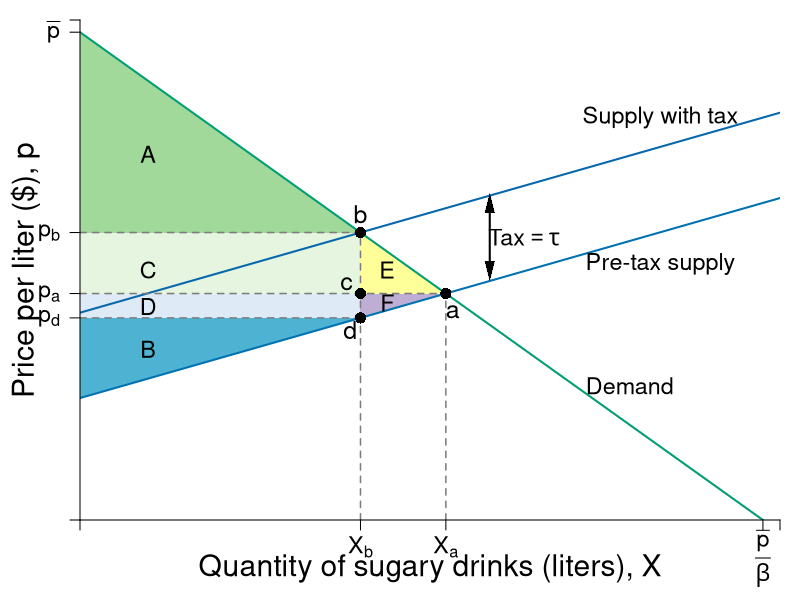

The R script that drew this image:
require(shape)
library(tidyverse)
pdf(file = "firmmarketsupply/sugar_tax_efficiency_elastic.pdf", width = 9, height = 7)

#Set parameters for graphics
axislabelsize <- 1.8
labelsize <- 1.4
namesize <- 1.8
annotatesize <- 1.5
graphlinewidth <- 2
segmentlinewidth <- 1.5

COL <- c("#7fc97f", "#beaed4", "#fdc086", "#ffff99", "#386cb0", "#f0027f", "#bf5b17", "#666666")
COLA <- c("#e0f3db", "#a1d99b", "#99d8c9","#66c2a4","#41ae76", "#238b45", "#005824")
COLB <- c("#deebf7", "#c6dbef", "#4eb3d3", "#2b8cbe", "#0868ac","#084081")
COLC <- c("#fcfbfd", "#efedf5", "#dadaeb", "#bcbddc", "#9e9ac8", "#807dba", "#6a51a3", "#54278f", "#3f007d")
Grays <- gray.colors(25, start = 1, end = 0)
CBCols <- c("#009E73","#0072B2","#E69F00")


par(mar =  c(4, 4, 1, 1))

mrsA <- function(x, rmax = 20, xmax = 10) {
  rmax - (rmax/xmax)*x
}

uA <- function(x, y, rmax = 20, xmax = 10) {
  y + rmax*x - (1/2)(rmax/xmax)*x^2
}

Qs <- function(x, slope = 0.8, tax = 0){
  slope*x + 5 + tax
}

Qs_tax<- function(x, slope = 0.8, tax = 3.5){
  slope*x + 5 + tax
}

xlims <- c(0, 10.25)
ylims <- c(0, 20.5)

npts <- 501 
x <- seq(xlims[1], xlims[2], length.out = npts)
y <- seq(ylims[1], ylims[2], length.out = npts) 
a <- c(46.08, 55, 64)
b <- c(46.08, 55, 64)

#Equilibrium intersections
eq1 <- uniroot(function(x)  mrsA(x) - Qs(x)  , c(.01,10), tol=1e-8)   
eq2 <- uniroot(function(x)  mrsA(x) - Qs_tax(x)  , c(.01,10), tol=1e-8) 
xpre <- as.numeric(eq1[1])
xpost <- as.numeric(eq2[1])

plot(0, 0, xlim = xlims, ylim = ylims, type = "n",
     xlab = expression(paste("")),
     ylab = expression(paste("")), 
     xaxt = "n", 
     yaxt = "n", 
     cex.lab = axislabelsize, 
     bty = "n",
     xaxs = "i", 
     yaxs = "i")


ticksy <- c(0, Qs(xpost),  Qs(xpre), Qs_tax(xpost), 20, ylims[2])
ylabels <- c(NA, expression(paste(p[d])), expression(paste(p[a])), expression(paste(p[b])), expression(paste(bar(p) )), NA)
ticksx <- c(0, xpost, xpre, 10, xlims[2])
xlabels <- c(NA, expression(paste(X[b])), expression(paste(X[a])), expression(paste(frac(bar(p), beta ) )), NA)


npts <- 500 
xx1 <- seq(xlims[1], xlims[2], length.out = npts)

# Tax Rev - CS part 
xpoly1 <- c(0, xpost, xpost, 0)
ypoly1 <- c( Qs(xpre), Qs(xpre), Qs_tax(xpost), Qs_tax(xpost))
polygon(x = xpoly1, y = ypoly1, 
        col = "#e5f5e0", 
        density=NULL, border = NA)

# Tax Rev - Econ profit part
xpoly1 <- c(0, xpost, xpost, 0)
ypoly1 <- c(Qs(xpost), Qs(xpost), Qs(xpre), Qs(xpre))
polygon(x = xpoly1, y = ypoly1, 
        col = COLB[1], density=NULL, border = NA)

# DWL of PS
xpoly <- c(xpost, xpost, xpre)
ypoly <- c(Qs(xpost), Qs(xpre), Qs(xpre))
polygon(x = xpoly, y = ypoly, col = COL[2], density=NULL, border = NA)


# DWL of CS
xpoly2 <- c(xpost, xpre, xpost) 
ypoly2 <- c(Qs(xpre), Qs(xpre), Qs_tax(xpost)) 
polygon(x = xpoly2, y = ypoly2, col = COL[4], density=NULL, border = NA)

# CS 
xpoly3 <- c(0, 0, xpost)
ypoly3 <- c(Qs_tax(xpost), mrsA(0), Qs_tax(xpost))
polygon(x = xpoly3, y = ypoly3, 
        col = COLA[2], density=NULL, border = NA)

# PS
xpoly4 <- c(0, 0, xpost, 0)
ypoly4 <- c(Qs(xpost), Qs(0), Qs(xpost), Qs(xpost))
polygon(x = xpoly4, y = ypoly4, 
        col = COLB[3], 
        density=NULL, border = NA)


#Lines for mrs graph
lines(xx1, mrsA(xx1), col = CBCols[1], lwd = graphlinewidth)

lines(xx1, Qs(xx1), col = CBCols[2], lwd = graphlinewidth)
lines(xx1, Qs_tax(xx1), col = COLB[5], lwd = graphlinewidth)

# Prices
##Price with tax
segments(0, Qs_tax(xpost), xpost, Qs_tax(xpost), lty = 2, col = Grays[20], lwd = segmentlinewidth) 
##Price pre-tax
segments(0, Qs(xpre), xpre, Qs(xpre), lty = 2, col = Grays[20] , lwd = segmentlinewidth)

# Vert Seg from Q 
segments(xpost, 0, xpost, Qs_tax(xpost), lty = 2, col = Grays[20] , lwd = segmentlinewidth)

segments(xpre, 0, xpre, Qs(xpre), lty = 2, col = Grays[20] , lwd = segmentlinewidth)

# Horizontal to PS
segments(0, Qs(xpost), xpost, Qs(xpost), lty = 2, col = Grays[20] , lwd = segmentlinewidth)

#Label axes
#mtext(expression(paste("Quantity of sugary drinks (liters), ", X)), side=1, line = 2.5, cex = axislabelsize)
text(0.5*xlims[2], -2, expression(paste("Quantity of sugary drinks (liters), ", X)), xpd = TRUE, cex = axislabelsize) 
text(-0.8, 0.5*ylims[2], expression(paste("Price per liter ($), ", p)), xpd = TRUE, cex = axislabelsize, srt = 90) 

#Label a
points(xpost, Qs_tax(xpost), pch = 16, col = "black", cex = 1.5)
text(xpost, Qs_tax(xpost) + 0.75, expression(b), cex = annotatesize)

#Label b
points(xpre, Qs(xpre), pch = 16, col = "black", cex = 1.5)
text(xpre + 0.1, Qs(xpre) - 0.75, expression(a), cex = annotatesize)

#Label d
points(xpost, Qs(xpost), pch = 16, col = "black", cex = 1.5)
text(xpost - 0.15, Qs(xpost) - 0.5, expression(d), cex = annotatesize)

#Label c
points(xpost, Qs(xpre) , pch = 16, col = "black", cex = 1.5)
text(xpost - 0.2, Qs(xpre) + 0.4, expression(c), cex = annotatesize)

#segments(4.11765, 6.17647, 5.88, 8.88, lty = 1, col = COL[2] , lwd = graphlinewidth)
text(8.5, 16.5, expression(paste("Supply with tax")), cex = labelsize)
#text(8.5, 14, expression(paste(p(x) == (c + tau) + x)), cex = labelsize)
#text(8.5, 7.8, expression(paste("Pre-tax supply, ", p(x) == c + x)), cex = labelsize)
text(8.5, 10.5, expression(paste("Pre-tax supply")), cex = labelsize)

#Label mrs function
text(8.05, 5.5, expression(paste("Demand")), cex = labelsize)
Arrows(6, 10.2, 6, 13, col = "black", lty = 1, lwd = 2, arr.type = "triangle", arr.lwd = 0.2, code = 3)
text(6.5, 11.6, expression(paste("Tax" == tau)), cex = labelsize)

# Label CS
#text(1.2, 14, expression(paste("Consumer Surplus")))
axis(1, at = ticksx, pos = 0, labels = FALSE)
text(x = ticksx, par("usr")[3] - 0.4, labels = xlabels, srt = 0, pos = 1, xpd = TRUE, cex = labelsize)
axis(2, at = ticksy, pos = 0, labels = ylabels, las = 1, cex.axis = labelsize)


text(1, 15, expression(paste("A")), cex = labelsize)
text(1, 7, expression(paste("B")), cex = labelsize)
text(1, 10.25, expression(paste("C")), cex = labelsize)
text(1, 8.75, expression(paste("D")), cex = labelsize)
text(4.5, 10.25, expression(paste("E")), cex = labelsize)
text(4.5, 8.9, expression(paste("F")), cex = labelsize)

dev.off()
